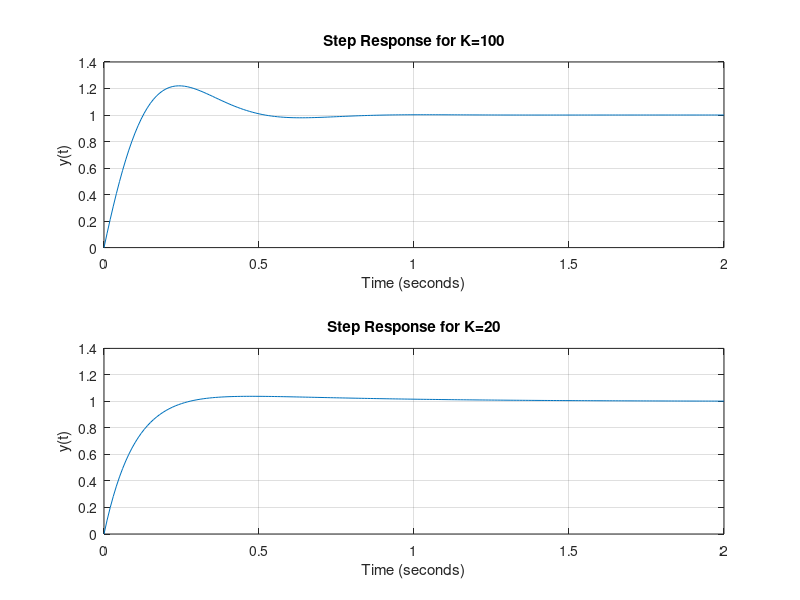

This chart was generated by the following MATLAB code:
% Chapter 4: Figure 4.29
%
%   English channel boring machine: step response 
%   for K=100 and K=20.
%
numg=[1]; deng=[1 1 0]; sysg=tf(numg,deng);
K1=100; K2=20; 
num1=[11 K1]; num2=[11 K2]; den=[0 1];
sys1=tf(num1,den);
sys2=tf(num2,den);
%
% Compute closed-loop transfer functions
%
sysa=series(sys1,sysg); sysb=series(sys2,sysg);
sysc=feedback(sysa,[1]); sysd=feedback(sysb,[1]);
%
% Plot step response
%
t=[0:0.01:2.0];
[y1,t,x]=step(sysc,t); [y2,t,x]=step(sysd,t);
subplot(211), plot(t,y1), title('Step Response for K=100')
xlabel('Time (seconds)'),ylabel('y(t)'), grid
subplot(212),plot(t,y2), title('Step Response for K=20')
xlabel('Time (seconds)'),ylabel('y(t)'), grid
